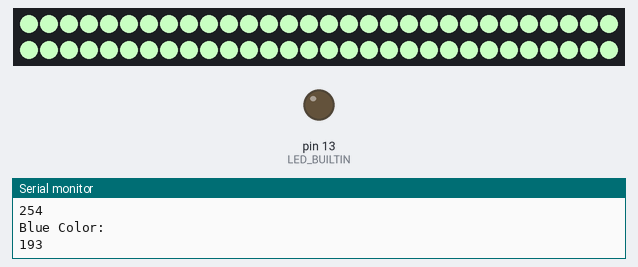
Recording of a sketch running on a simulated Arduino Uno, built with avr-gcc and run on an emulated ATmega328P. On the bench: 60 RGB LEDs in strip order, left to right, continuing on the next row, output pins drawn as LEDs (lit = HIGH), the last lines printed to the serial monitor. Dim RGB values are drawn brighter than linear; random numbers use the default seed unless the sketch sets one.

Above: at 0.1 s.
At 54.1 s:
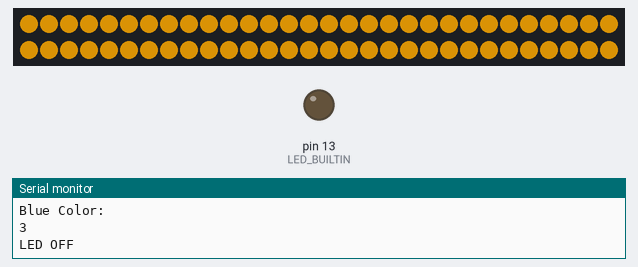
At 85.5 s:
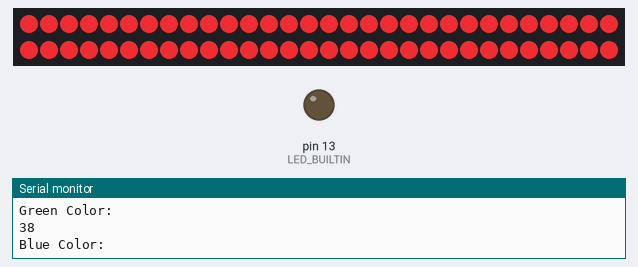
At 121.0 s:
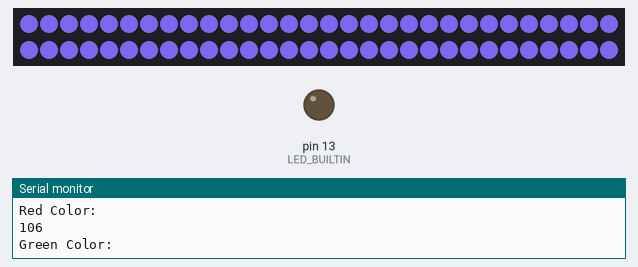
Timing chart, 0 to 122.5 s (numbered marks = the images above):
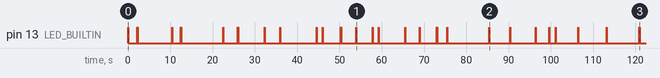

The sketch:

WS2812B_LED_Testing.ino
```cpp
#include "Adafruit_NeoPixel.h"

#define LED_COUNT 60

#define LED_PIN 9

Adafruit_NeoPixel strip = Adafruit_NeoPixel(LED_COUNT, LED_PIN, NEO_GRB + NEO_KHZ800);

void setup() {
  // put your setup code here, to run once:

  Serial.begin(9600);
  Serial.println("WS2812B Testing");

  pinMode(LED_BUILTIN, OUTPUT);

  randomSeed(analogRead(0));

  strip.begin();

}

void loop() {
  // put your main code here, to run repeatedly:

  int redColor;
  int greenColor;
  int blueColor;
  int randDelay;


  randDelay = random(1000, 10000);
  Serial.println("Delay is:");
  Serial.println(randDelay);

  digitalWrite(LED_BUILTIN, HIGH);
  Serial.println("LED ON");

  redColor = random (0, 255);
  Serial.println("Red Color: ");
  Serial.println(redColor);

  greenColor = random (0, 255);
  Serial.println("Green Color: ");
  Serial.println(greenColor);

  blueColor = random (0, 255);
  Serial.println("Blue Color: ");
  Serial.println(blueColor);

  for (int i = 0; i < LED_COUNT; i++)
  {
    strip.setPixelColor(i, strip.Color(redColor, greenColor, blueColor));
  }

  strip.show();

  digitalWrite(LED_BUILTIN, LOW);
  Serial.println("LED OFF");

  delay(randDelay);

}
```

Measured:
- what the display in image 1 shows lasts 3.9 s, from 54.0 s to 57.9 s
- what the display in image 2 shows lasts 4.9 s, from 85.5 s to 90.4 s
